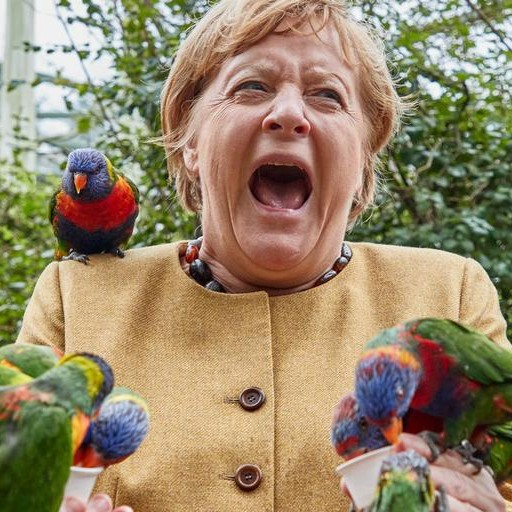
#> input picture AnciensExos/lab2/Angela.jpg, 512 x 512 px
$ jupyter execute Labo2.ipynb
#> lines starting #> are read from the running program, lines starting #| are printed output that depends on the picture; after the words box and inside, x2 and y2 are one past the last pixel; in counts of white or black regions, pixels touching at a corner belong together
#> further down, img is the input picture: shape (512, 512, 3); mean R, G, B 152.8, 135.8, 107.1
# Lab 2

## convolution
There are several operations to manipulate images, one of the most used is convolution. As a reminder, the convolution operation for a __discrete__ signal is defined as: $$[f*g](n)=\sum _{i=-inf}^{+inf} f(i) g(n-i)=\sum _{i=-inf}^{+inf} g(i) f(n-i)$$
In the case of an image, the signal is in 2 dimensions and the formula is rewritten as:
$$[f*g](m,n)=\sum _{i=-inf}^{+inf}\sum _{j=-inf}^{+inf} f(i,j) g(m-i,n-j)=\sum _{i=-inf}^{+inf} g(i,j) f(m-i,n-j)$$

Here, f represents the image that will undergo the operation and g is the so-called __kernel__.

In practice, this mathematical formula is quite simple, as shown in the following image:

The kernel is a window that slides over each pixel of the image f. The new pixel obtained is a linear combination of the old pixel and its close neighbors (depending on the dimension of the kernel). The coefficients of the linear combination are the kernel g. When the image is a _grayscale_ image, the operation only needs to be done once, but when it is an RGB image, the operation needs to be applied to each _channel_.

There are some constraints on the kernels used: the dimension of the kernel must be odd and smaller than that of the image (for example 3x3) and we normalize the coefficients of the kernel so that their sum is 0,1 or -1. We also have to decide what happens on the edges, 3 possibilities: duplicate the pixels on the edges to apply the convolution (see image), set these coefficients to 0 or do not convolve on the edges.

The first use of this convolution operation is the __convolution filter__.

## Convolution Filter
We will implement the convolution operation and test the convolution filter with different kernels to see the results.

[cell 1]
import matplotlib.image as mpimg
import matplotlib.pyplot as plt
import numpy as np
import cv2
from scipy import signal
from scipy import datasets

[cell 2]
def rgb2gray(rgb):
    r, g, b = rgb[:,:,0], rgb[:,:,1], rgb[:,:,2]
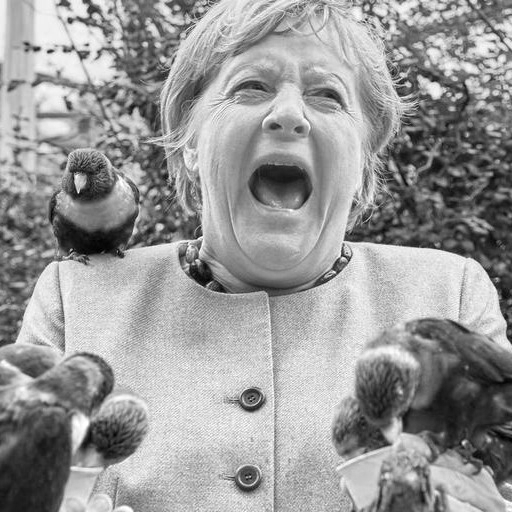
#> r: shape (512, 512); min 0, max 255, mean 152.8
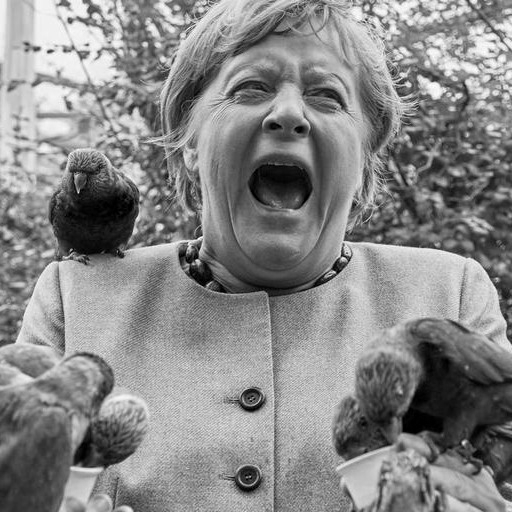
#> g: shape (512, 512); min 0, max 255, mean 135.8
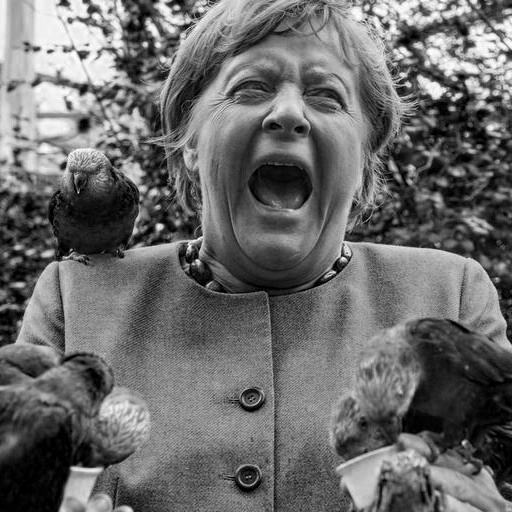
#> b: shape (512, 512); min 0, max 255, mean 107.1
    gray = 0.2989 * r + 0.5870 * g + 0.1140 * b
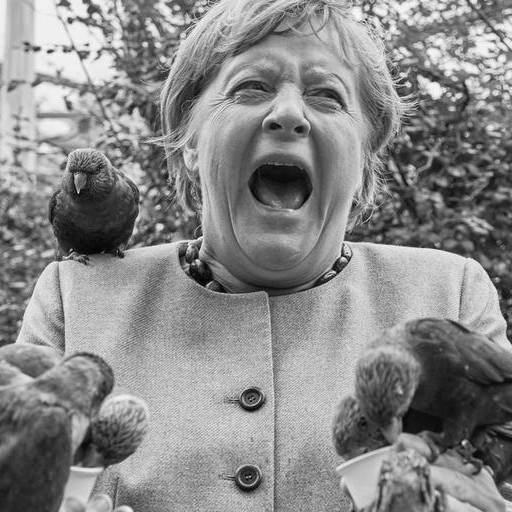
#> gray: shape (512, 512) float64; min 0, max 254.4, mean 137.6
    return np.uint8(gray)

img = mpimg.imread("Angela.jpg")
gray =rgb2gray(img)

# To display scalar images, imshow uses a colormap (cmap)
plt.imshow(gray,cmap='gray')
plt.show()

## Exercice 1

Define `convolution2D` which applies convolution with kernel `H` on `X`. The result of the convolution is of the same form as `X`. Choose how you want to treat the edge case.

[cell 3]
def convolution2D(X, H):
    # Obtenir les dimensions de l'image (X) et du filtre (H)
    image_height, image_width = X.shape
#> image_height = 512; image_width = 512
    filter_height, filter_width = H.shape

    # Déterminer la taille du résultat de la convolution
    output_height = image_height - filter_height + 1
#> output_height = 510
    output_width = image_width - filter_width + 1
#> output_width = 510

    # Initialiser le tableau de résultat de la convolution
    output = np.zeros((output_height, output_width))

    # Parcourir l'image avec des "fenêtres" de taille égale au filtre
    for i in range(output_height):
        for j in range(output_width):
            # Extraire une sous-matrice de X de la même taille que le filtre H
            sub_matrix = X[i:i+filter_height, j:j+filter_width]

            # Effectuer l'opération de convolution (produit élémentaire puis somme)
            output[i, j] = np.sum(sub_matrix * H)
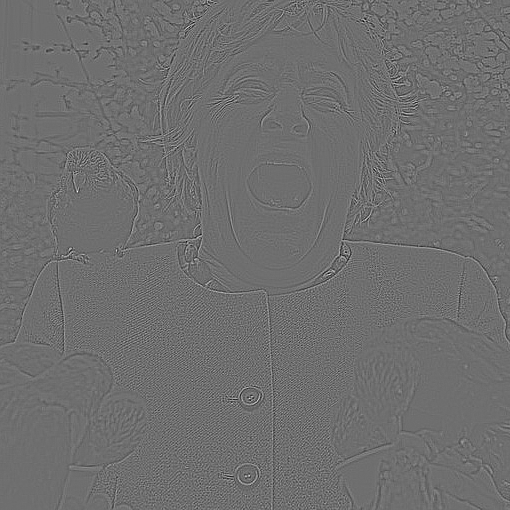
#> output: shape (510, 510) float64; min -820, max 1062, mean 0; drawn with min black and max white

    return output

Once your function is defined, the following code should work

You will find several types of kernel to apply on the image. You can also combine several convolutions one after the other. Don't hesitate to invent some or look for common kernels on the net.

[cell 4]
#H=np.array([[0,-1,0],[-1,5,-1],[0,-1,0]]) #sharpening
#H=np.ones((3,3))*1.0/9 #blur
H=np.array([[-1,-1,-1],[-1,8,-1],[-1,-1,-1]]) #edge detection

res = convolution2D(gray,H)

# np.clip allows to crop the values of the array between [0,255]
# which is the range of possible values for pixels
res = np.clip(res, 0, 255)
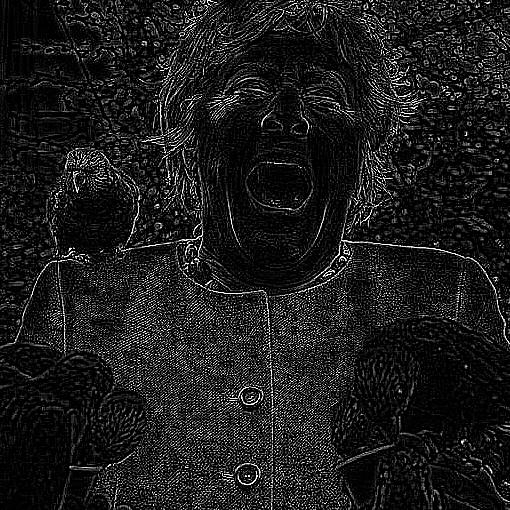
#> res: shape (510, 510) float64; min 0, max 255, mean 27.8

plt.imshow(res, cmap='gray')
plt.show()

## Scipy

You can calculate convolution operations with `convolve2d` from the `scipy.signal` module which is much faster. The `filter2D` function in OpenCV also allows you to do this.

## Exercice 2

Use one of the predefined functions listed above to perform a convolution.

[cell 5]
res = signal.convolve2d(gray, H)
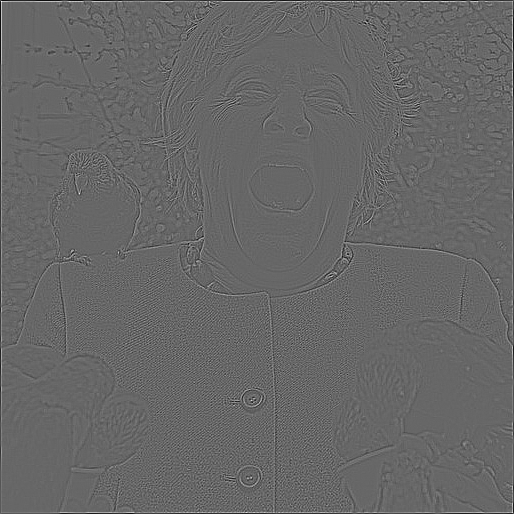
#> res: shape (514, 514) int64; min -820, max 1204, mean 0; drawn with min black and max white
plt.imshow(res, cmap='gray')
plt.show()

## Binarization

The binarization of an image is to produce an image whose pixels are Booleans. We usually start with an input image and apply a condition on each pixel. The goal is to isolate the object of interest from the image and to obtain `True` pixels for the pixels that belong to it (*foreground*) and `False` pixels for the pixels of the *background*.

[cell 6]
img = mpimg.imread("Angela.jpg")
gray =rgb2gray(img)

# numpy magic !
bin = gray > 128
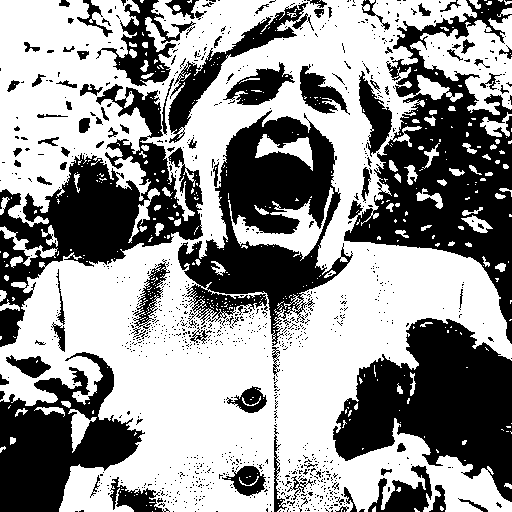
#> bin: shape (512, 512) bool; 58% white; 1084 black regions (986 under 20 px), largest, box (x1, y1, x2, y2) and area: (344, 0, 512, 344) 21759, (333, 318, 512, 502) 18522, (178, 110, 353, 346) 18108

plt.imshow(bin, cmap='gray')
plt.show()

A binarized image can contain `True` and `False` but also `0` and `1` or `0` and `255`. We will see later that OpenCV doesn't like boolean images very much and that you will have to convert them into 8-bit unsigned integers.

[cell 7]
bin = np.uint8(bin)

## Color selection

A common way to binarize is to select a particular color in the image. Beware that two colors visually close are sometimes not very close in RGB space. It is generally recommended to switch to HSV to perform this kind of operation.

[cell 8]
img = mpimg.imread("nemo.jpg")
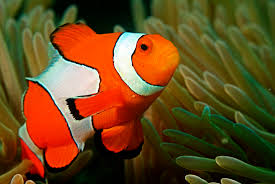
#> input picture AnciensExos/lab2/nemo.jpg, 275 x 184 px
#> img is the input picture: shape (184, 275, 3); mean R, G, B 103, 72.3, 30.5

hsv_img = cv2.cvtColor(img, cv2.COLOR_RGB2HSV)
#> hsv_img: shape (184, 275, 3); mean H, S, V 31.3, 198.9, 112
